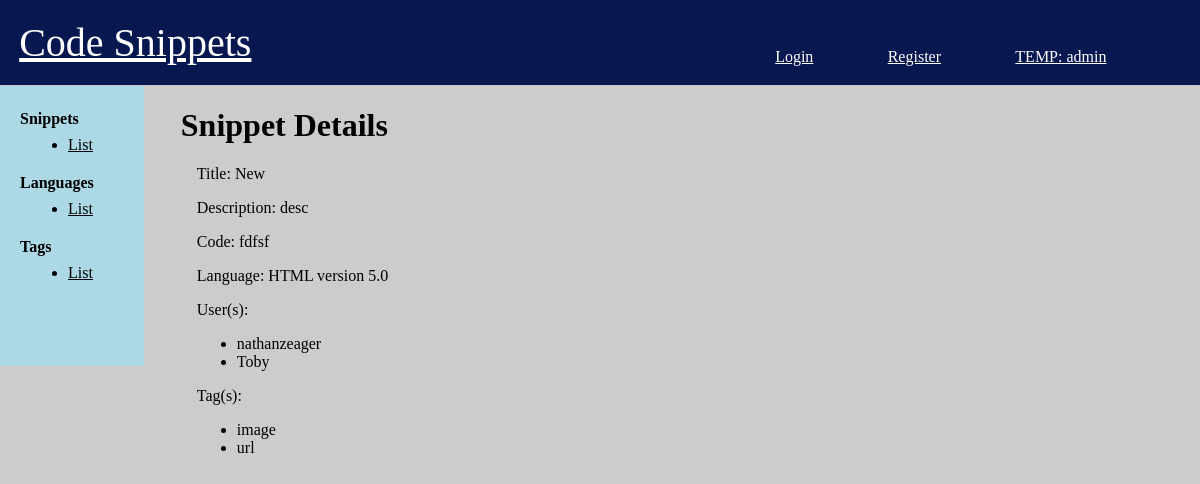
The app's page /snippets/9 with its own data.
### snippets/models.py (models this page shows, shortened)
class Snippet(models.Model):
    title = models.CharField(max_length=255, default='')
    description = models.CharField(max_length=512, default='', blank=True)
    code = models.TextField()
    language = models.ForeignKey(
        'Language', on_delete=models.CASCADE, related_name='snippets', blank=True, null=True)
    user = models.ManyToManyField(
        'User', related_name='snippets')
    author = models.ForeignKey(
        'User', on_delete=models.CASCADE, related_name='my_snippet')
    parent = models.ForeignKey(
        'Snippet', on_delete=models.SET_NULL, related_name='forks', blank=True, null=True)
    created_at = models.DateTimeField(auto_now_add=True)
    tag = models.ManyToManyField('Tag', related_name='snippets', blank=True)

class Language(models.Model):
    name = models.CharField(max_length=255)
    version = models.FloatField(blank=True, null=True)
    def __str__(self):
        return f'{self.name} version {self.version}'

class User(BaseUser):
    pass

class Tag(models.Model):
    name = models.CharField(max_length=25)
    def __str__(self):
        return f'{self.name}'

### snippets/views.py (the view)
# urls.py: path('snippets/<int:pk>', views.detail_snippet, name='detail_snippet'),
def detail_snippet(request, pk):
    snippet = get_object_or_404(Snippet, pk=pk)
    return render(request, 'snippets/detail_snippet.html', {"snippet": snippet, "users": snippet.user.all(), "tags": snippet.tag.all()})

### templates/snippets/detail_snippet.html (shortened to what this page needs)
{% extends 'base.html' %}
{% block content %}
    <h1>
        Snippet Details
    </h1>
    <div class="details">
        <p>Title: {{ snippet.title }}</p>
        <p>Description: {{ snippet.description }}</p>
        <p>Code: {{ snippet.code }}</p>
        <p>Language: {{ snippet.language }}</p>
        <p>User(s): <ul>{% for user in users %} <li>{{ user }}</li> {% endfor %} </ul></p>
        <p>Tag(s): <ul>{% for tag in tags %} <li>{{ tag }}</li> {% endfor %}</ul></p>
    </div>
{% endblock content %}

### static/css/style.css (style rules this page uses)
html, body { margin: 0; padding: 0; }
body { background-color: #ccc; }
h1 { display: flex; justify-content: space-between; }
.details { padding-left: 1rem; }

### records on screen
Snippet: title "New", description "desc", code "fdfsf", language "HTML version 5.0"
User: username "nathanzeager"
User: username "Toby"
Tag: name "image"
Tag: name "url"
